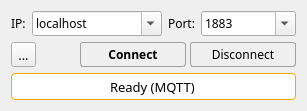
<?xml version="1.0" encoding="UTF-8"?>
<ui version="4.0">
 <class>Form_Mqtt</class>
 <widget class="QWidget" name="Form_Mqtt">
  <property name="geometry">
   <rect>
    <x>0</x>
    <y>0</y>
    <width>276</width>
    <height>109</height>
   </rect>
  </property>
  <property name="font">
   <font>
    <family>맑은 고딕</family>
    <pointsize>10</pointsize>
   </font>
  </property>
  <property name="windowTitle">
   <string>Form</string>
  </property>
  <layout class="QVBoxLayout" name="verticalLayout">
   <item>
    <layout class="QHBoxLayout" name="horizontalLayout" stretch="0,3,0,1">
     <property name="spacing">
      <number>6</number>
     </property>
     <item>
      <widget class="QLabel" name="label">
       <property name="font">
        <font>
         <family>맑은 고딕</family>
         <pointsize>9</pointsize>
        </font>
       </property>
       <property name="text">
        <string>IP:</string>
       </property>
      </widget>
     </item>
     <item>
      <widget class="QComboBox" name="ip_comboBox">
       <property name="minimumSize">
        <size>
         <width>130</width>
         <height>0</height>
        </size>
       </property>
       <property name="font">
        <font>
         <family>맑은 고딕</family>
         <pointsize>9</pointsize>
         <bold>false</bold>
        </font>
       </property>
       <property name="editable">
        <bool>true</bool>
       </property>
       <property name="currentText">
        <string>localhost</string>
       </property>
       <property name="placeholderText">
        <string/>
       </property>
       <item>
        <property name="text">
         <string>localhost</string>
        </property>
       </item>
       <item>
        <property name="text">
         <string>127.0.0.1</string>
        </property>
       </item>
       <item>
        <property name="text">
         <string>192.168.2.60</string>
        </property>
       </item>
       <item>
        <property name="text">
         <string>112.216.142.34</string>
        </property>
       </item>
       <item>
        <property name="text">
         <string>175.45.202.48</string>
        </property>
       </item>
      </widget>
     </item>
     <item>
      <widget class="QLabel" name="label_2">
       <property name="font">
        <font>
         <family>맑은 고딕</family>
         <pointsize>9</pointsize>
        </font>
       </property>
       <property name="text">
        <string>Port:</string>
       </property>
      </widget>
     </item>
     <item>
      <widget class="QComboBox" name="port_comboBox">
       <property name="sizePolicy">
        <sizepolicy hsizetype="Fixed" vsizetype="Fixed">
         <horstretch>0</horstretch>
         <verstretch>0</verstretch>
        </sizepolicy>
       </property>
       <property name="minimumSize">
        <size>
         <width>95</width>
         <height>0</height>
        </size>
       </property>
       <property name="font">
        <font>
         <family>맑은 고딕</family>
         <pointsize>9</pointsize>
         <bold>false</bold>
        </font>
       </property>
       <property name="editable">
        <bool>true</bool>
       </property>
       <property name="placeholderText">
        <string/>
       </property>
       <item>
        <property name="text">
         <string>1883</string>
        </property>
       </item>
       <item>
        <property name="text">
         <string>7400</string>
        </property>
       </item>
       <item>
        <property name="text">
         <string>7500</string>
        </property>
       </item>
       <item>
        <property name="text">
         <string>8883</string>
        </property>
       </item>
      </widget>
     </item>
    </layout>
   </item>
   <item>
    <layout class="QHBoxLayout" name="horizontalLayout_5" stretch="0,0,5,5">
     <property name="spacing">
      <number>4</number>
     </property>
     <item>
      <widget class="QToolButton" name="toolButton_settings">
       <property name="text">
        <string>...</string>
       </property>
      </widget>
     </item>
     <item>
      <spacer name="horizontalSpacer_2">
       <property name="font">
        <font>
         <family>맑은 고딕</family>
         <pointsize>9</pointsize>
        </font>
       </property>
       <property name="orientation">
        <enum>Qt::Orientation::Horizontal</enum>
       </property>
       <property name="sizeHint" stdset="0">
        <size>
         <width>40</width>
         <height>0</height>
        </size>
       </property>
      </spacer>
     </item>
     <item>
      <widget class="QPushButton" name="connect_button">
       <property name="sizePolicy">
        <sizepolicy hsizetype="Preferred" vsizetype="Fixed">
         <horstretch>0</horstretch>
         <verstretch>0</verstretch>
        </sizepolicy>
       </property>
       <property name="minimumSize">
        <size>
         <width>0</width>
         <height>0</height>
        </size>
       </property>
       <property name="font">
        <font>
         <family>맑은 고딕</family>
         <pointsize>9</pointsize>
         <bold>true</bold>
        </font>
       </property>
       <property name="styleSheet">
        <string notr="true">QPushButton {
    padding: 3px;
    color: #000000;
    border: 1px solid #a0a0a0;
	border-radius: 3px;
    background: qlineargradient(x1: 0, y1: 0, x2: 1, y2: 1,
                                stop: 0 #fcfcfc, stop: 1 #eeeeee);
}

QPushButton::disabled {
	color: #aaaaaa;
    border-radius: 3px;
	background-color: #dddddd;
}

QPushButton::hover {
    border: 1px solid darkgray;
    border-radius: 3px;
	background-color: #f9f9f9;
}

QPushButton::pressed {
	background-color: #dddddd;
}</string>
       </property>
       <property name="text">
        <string>Connect</string>
       </property>
       <property name="autoDefault">
        <bool>false</bool>
       </property>
       <property name="default">
        <bool>true</bool>
       </property>
      </widget>
     </item>
     <item>
      <widget class="QPushButton" name="disconnect_button">
       <property name="enabled">
        <bool>true</bool>
       </property>
       <property name="sizePolicy">
        <sizepolicy hsizetype="Preferred" vsizetype="Fixed">
         <horstretch>0</horstretch>
         <verstretch>0</verstretch>
        </sizepolicy>
       </property>
       <property name="minimumSize">
        <size>
         <width>0</width>
         <height>0</height>
        </size>
       </property>
       <property name="font">
        <font>
         <family>맑은 고딕</family>
         <pointsize>9</pointsize>
         <bold>false</bold>
        </font>
       </property>
       <property name="styleSheet">
        <string notr="true">QPushButton {
    padding: 3px;
    color: #000000;
    border: 1px solid #a0a0a0;
	border-radius: 3px;
    background: qlineargradient(x1: 0, y1: 0, x2: 1, y2: 1,
                                stop: 0 #fcfcfc, stop: 1 #eeeeee);
}

QPushButton::disabled {
	color: #aaaaaa;
    border-radius: 3px;
	background-color: #dddddd;
}

QPushButton::hover {
    border: 1px solid darkgray;
    border-radius: 3px;
	background-color: #f9f9f9;
}

QPushButton::pressed {
	background-color: #dddddd;
}</string>
       </property>
       <property name="text">
        <string>Disconnect</string>
       </property>
       <property name="autoDefault">
        <bool>true</bool>
       </property>
      </widget>
     </item>
    </layout>
   </item>
   <item>
    <widget class="QSplitter" name="splitter">
     <property name="font">
      <font>
       <family>맑은 고딕</family>
       <pointsize>9</pointsize>
      </font>
     </property>
     <property name="orientation">
      <enum>Qt::Orientation::Vertical</enum>
     </property>
     <widget class="QLineEdit" name="lineEdit">
      <property name="minimumSize">
       <size>
        <width>0</width>
        <height>27</height>
       </size>
      </property>
      <property name="font">
       <font>
        <family>맑은 고딕</family>
        <pointsize>10</pointsize>
        <italic>false</italic>
        <bold>false</bold>
        <underline>false</underline>
       </font>
      </property>
      <property name="focusPolicy">
       <enum>Qt::FocusPolicy::NoFocus</enum>
      </property>
      <property name="styleSheet">
       <string notr="true">QLineEdit{
	border: 1 solid darkgray;
	border-radius: 4;
	border-color : orange;
}</string>
      </property>
      <property name="text">
       <string>Ready (MQTT)</string>
      </property>
      <property name="frame">
       <bool>true</bool>
      </property>
      <property name="alignment">
       <set>Qt::AlignmentFlag::AlignCenter</set>
      </property>
      <property name="readOnly">
       <bool>true</bool>
      </property>
      <property name="clearButtonEnabled">
       <bool>false</bool>
      </property>
     </widget>
    </widget>
   </item>
  </layout>
 </widget>
 <tabstops>
  <tabstop>ip_comboBox</tabstop>
  <tabstop>port_comboBox</tabstop>
  <tabstop>connect_button</tabstop>
  <tabstop>disconnect_button</tabstop>
 </tabstops>
 <resources/>
 <connections/>
</ui>
